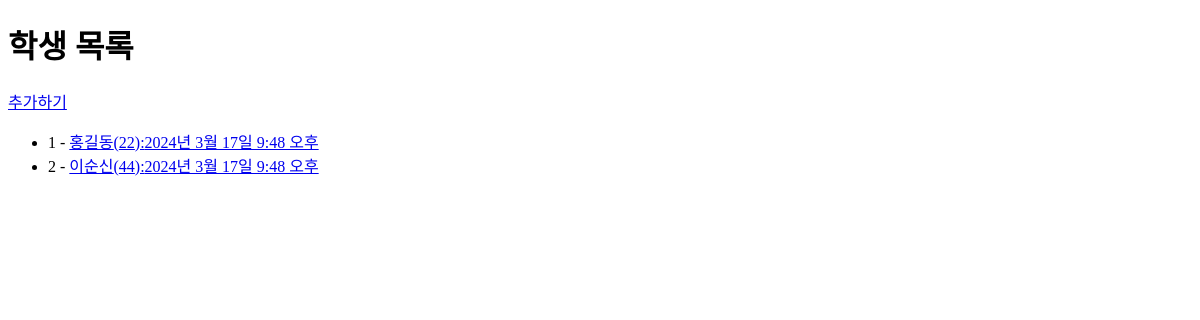
The app's page /info/, older data.
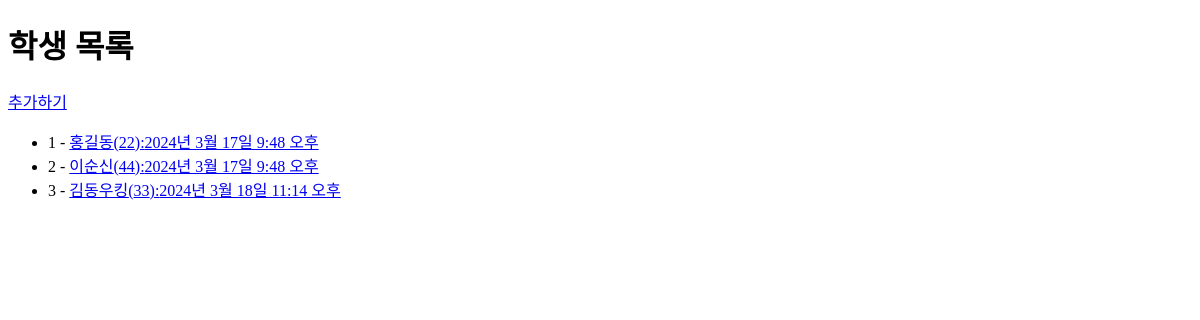
The same page, newer data.
### infoapp/models.py (models this page shows, shortened)
class Info(models.Model): # models의 Model 클래스를 상속받는다
    name = models.CharField(max_length=20)
    age = models.IntegerField(null=False) # 빈 값 안된다.
    intro = models.TextField()
    regdate = models.DateTimeField(auto_now_add=True) # 자동으로 현재시간 추가해서 진행

### infoapp/views.py (the view)
# urls.py: path('', views.index, name='index'),
def index(request):
    info_list = Info.objects.all()
    return render(
        request,
        'infoapp/index.html',
        {
            'info_list':info_list
        }
    )

### infoapp/templates/infoapp/index.html (shortened to what this page needs)
{% extends "infoapp/base.html" %}
{% block headline %}학생 목록{% endblock headline %}
{% block content %}
<p><a href="{% url 'infoapp:add' %}">추가하기</a></p>
{% if info_list %}
    <ul>
        {% for info in info_list%}
            <li>{{info.id}} - <a href="{% url 'infoapp:detail2' info.id %}">{{info.name}}({{info.age}}):{{info.regdate}}</a></li>
        {% endfor %}
    </ul>
{% else %}
    목록이 존재하지 않습니다.
{% endif %}
{% endblock %}

### infoapp/templates/infoapp/base.html (shortened to what this page needs)
<!DOCTYPE html>
<html lang="ko">
<head>
</head>
<body>
    <h1>{% block headline %}제목 없음{% endblock %}</h1>
    <div>
        {% block content %}내용 없음{% endblock %}
    </div>
</body>
</html>

Row changes from the older to the newer data that the page shows:
added Info: id "3", name "김동우킹", age "33", regdate "2024년 3월 18일 11:14 오후"
